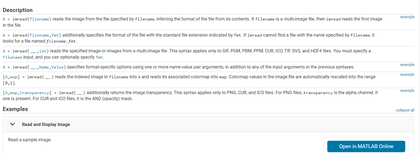
%> input picture sample.png, 420 x 153 px, shrunk from 1536 x 561 before the run
$ octave --eval "main;"   (GNU Octave 9; MATLAB toolbox functions it lacks are replaced by stand-ins)
%> lines starting %> are read from the running program, lines starting %| are printed output that depends on the picture

function main()
    % Load image
    % image_gray = imread('contoh_grayscale.png');
    image_color = imread('sample.png');
%> image_color is the input picture: size 153x420x3 uint8; mean R, G, B 242.6, 244.3, 245.1

    % figure;
    % grayscale_hist(image_gray);

    % figure;
    colour_hist(image_color);
end


function grayscale_hist(image)
    [rows, cols] = size(image);
    histogram = zeros(1, 256);

    for i = 1:rows
        for j = 1:cols
            pixel_value = image(i, j);
            histogram(pixel_value + 1) = histogram(pixel_value + 1) + 1;
        end
    end

    bar(histogram);
    title('Histogram Grayscale');
    xlabel('Intensity (0-255)');
    ylabel('Frequency');
end

function colour_hist(image)
    [rows, cols, ~] = size(image);
%> rows = 153; cols = 420
    R = zeros(1, 256);
    G = zeros(1, 256);
    B = zeros(1, 256);

    for i = 1:rows
        for j = 1:cols
            pixel_value = image(i, j, :);
            R(pixel_value(1) + 1)  = R(pixel_value(1) + 1) + 1;
            G(pixel_value(2) + 1)  = G(pixel_value(2) + 1) + 1;
            B(pixel_value(3) + 1)  = B(pixel_value(3) + 1) + 1;
        end
    end
%> after the loop, B = 256 values, max 39614 at index 255, min 0 at index 1, mean 251; G = 256 values, max 39597 at index 255, min 0 at index 1, mean 251; R = 256 values, max 39440 at index 255, min 0 at index 14, mean 251
%> `main;`:
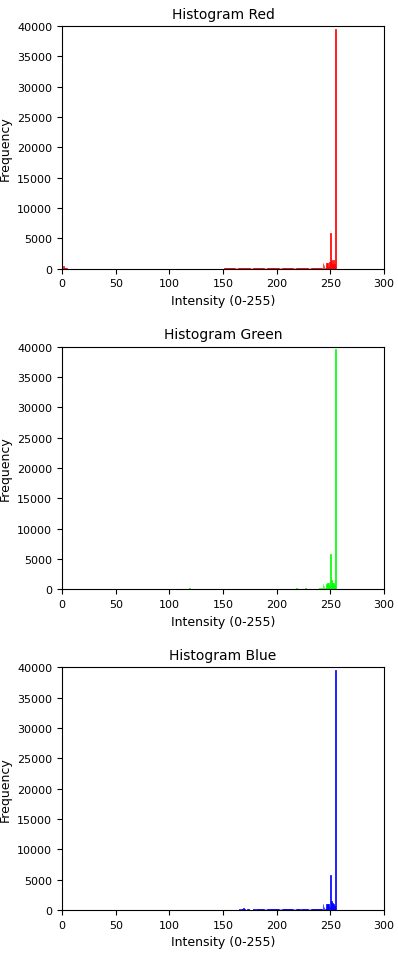
%> figure redrawn from the program's plot data, 3 panels; panel 1: tallest bar 39440 high, from x = 254.6 to 255.4; panel 2: tallest bar 39597 high, from x = 254.6 to 255.4; panel 3: tallest bar 39614 high, from x = 254.6 to 255.4

    figure;
    subplot(3, 1, 1);
    bar(R, 'r');
    title('Histogram Red');
    xlabel('Intensity (0-255)');
    ylabel('Frequency');

    subplot(3, 1, 2);
    bar(G, 'g');
    title('Histogram Green');
    xlabel('Intensity (0-255)');
    ylabel('Frequency');

    subplot(3, 1, 3);
    bar(B, 'b');
    title('Histogram Blue');
    xlabel('Intensity (0-255)');
    ylabel('Frequency');
end
